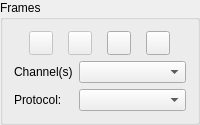
             <widget class="QGroupBox" name="framesGroupBox">
              <property name="title">
               <string>Frames</string>
              </property>
              <layout class="QGridLayout" name="gridLayout_32">
               <item row="0" column="0">
                <layout class="QHBoxLayout" name="horizontalLayout">
                 <property name="spacing">
                  <number>0</number>
                 </property>
                 <item>
                  <widget class="QToolButton" name="insertFramesBtn">
                   <property name="enabled">
                    <bool>false</bool>
                   </property>
                   <property name="sizePolicy">
                    <sizepolicy hsizetype="Fixed" vsizetype="Fixed">
                     <horstretch>0</horstretch>
                     <verstretch>0</verstretch>
                    </sizepolicy>
                   </property>
                   <property name="minimumSize">
                    <size>
                     <width>24</width>
                     <height>24</height>
                    </size>
                   </property>
                   <property name="maximumSize">
                    <size>
                     <width>24</width>
                     <height>24</height>
                    </size>
                   </property>
                   <property name="toolTip">
                    <string>Insert data frame(s)</string>
                   </property>
                   <property name="text">
                    <string/>
                   </property>
                   <property name="icon">
                    <iconset resource="../gui/resources/resources.qrc">
                     <normaloff>:/images/document-import_multiple.svg</normaloff>:/images/document-import_multiple.svg</iconset>
                   </property>
                  </widget>
                 </item>
                 <item>
                  <widget class="QToolButton" name="exportFramesBtn">
                   <property name="enabled">
                    <bool>false</bool>
                   </property>
                   <property name="sizePolicy">
                    <sizepolicy hsizetype="Fixed" vsizetype="Fixed">
                     <horstretch>0</horstretch>
                     <verstretch>0</verstretch>
                    </sizepolicy>
                   </property>
                   <property name="minimumSize">
                    <size>
                     <width>24</width>
                     <height>24</height>
                    </size>
                   </property>
                   <property name="maximumSize">
                    <size>
                     <width>24</width>
                     <height>24</height>
                    </size>
                   </property>
                   <property name="toolTip">
                    <string>Export frames</string>
                   </property>
                   <property name="text">
                    <string/>
                   </property>
                   <property name="icon">
                    <iconset resource="../gui/resources/resources.qrc">
                     <normaloff>:/images/document-export_multiple.svg</normaloff>:/images/document-export_multiple.svg</iconset>
                   </property>
                  </widget>
                 </item>
                 <item>
                  <widget class="QToolButton" name="removeCurrentFrameBtn">
                   <property name="enabled">
                    <bool>true</bool>
                   </property>
                   <property name="sizePolicy">
                    <sizepolicy hsizetype="Fixed" vsizetype="Fixed">
                     <horstretch>0</horstretch>
                     <verstretch>0</verstretch>
                    </sizepolicy>
                   </property>
                   <property name="minimumSize">
                    <size>
                     <width>24</width>
                     <height>24</height>
                    </size>
                   </property>
                   <property name="maximumSize">
                    <size>
                     <width>24</width>
                     <height>24</height>
                    </size>
                   </property>
                   <property name="toolTip">
                    <string>Remove current data frame</string>
                   </property>
                   <property name="text">
                    <string/>
                   </property>
                   <property name="icon">
                    <iconset resource="../gui/resources/resources.qrc">
                     <normaloff>:/images/remove.svg</normaloff>:/images/remove.svg</iconset>
                   </property>
                  </widget>
                 </item>
                 <item>
                  <widget class="QToolButton" name="removeFramesBtn">
                   <property name="enabled">
                    <bool>true</bool>
                   </property>
                   <property name="sizePolicy">
                    <sizepolicy hsizetype="Fixed" vsizetype="Fixed">
                     <horstretch>0</horstretch>
                     <verstretch>0</verstretch>
                    </sizepolicy>
                   </property>
                   <property name="minimumSize">
                    <size>
                     <width>24</width>
                     <height>24</height>
                    </size>
                   </property>
                   <property name="maximumSize">
                    <size>
                     <width>24</width>
                     <height>24</height>
                    </size>
                   </property>
                   <property name="toolTip">
                    <string>Remove specified data frames</string>
                   </property>
                   <property name="text">
                    <string/>
                   </property>
                   <property name="icon">
                    <iconset resource="../gui/resources/resources.qrc">
                     <normaloff>:/images/remove_multiple.svg</normaloff>:/images/remove_multiple.svg</iconset>
                   </property>
                  </widget>
                 </item>
                </layout>
               </item>
               <item row="1" column="0">
                <layout class="QGridLayout" name="gridLayout">
                 <item row="0" column="0">
                  <widget class="QLabel" name="label_2">
                   <property name="text">
                    <string>Channel(s)</string>
                   </property>
                  </widget>
                 </item>
                 <item row="0" column="1">
                  <widget class="QComboBox" name="scanDisplayChannelCombobox">
                   <property name="toolTip">
                    <string>Select frame channels for display</string>
                   </property>
                   <property name="whatsThis">
                    <string>&lt;html&gt;&lt;head/&gt;&lt;body&gt;&lt;p&gt;This selects frame channels for display, &lt;span style=&quot; font-weight:600; font-style:italic;&quot;&gt;unless&lt;/span&gt; frames are multi-band images. Calcium transients computation is still performed on data ROIs defined in the channels as selected in the &amp;quot;EPSCaT&amp;quot; tab.&lt;/p&gt;&lt;p&gt;This has no effect on multi-band frame images.&lt;/p&gt;&lt;/body&gt;&lt;/html&gt;</string>
                   </property>
                  </widget>
                 </item>
                 <item row="1" column="0">
                  <widget class="QLabel" name="label_3">
                   <property name="text">
                    <string>Protocol:</string>
                   </property>
                  </widget>
                 </item>
                 <item row="1" column="1">
                  <widget class="QComboBox" name="protocolSelectionComboBox">
                   <property name="sizePolicy">
                    <sizepolicy hsizetype="Preferred" vsizetype="Fixed">
                     <horstretch>1</horstretch>
                     <verstretch>0</verstretch>
                    </sizepolicy>
                   </property>
                   <property name="toolTip">
                    <string>Filter frames by protocol</string>
                   </property>
                   <property name="whatsThis">
                    <string>Show only frames with the same protocol name.</string>
                   </property>
                  </widget>
                 </item>
                </layout>
               </item>
              </layout>
             </widget>
